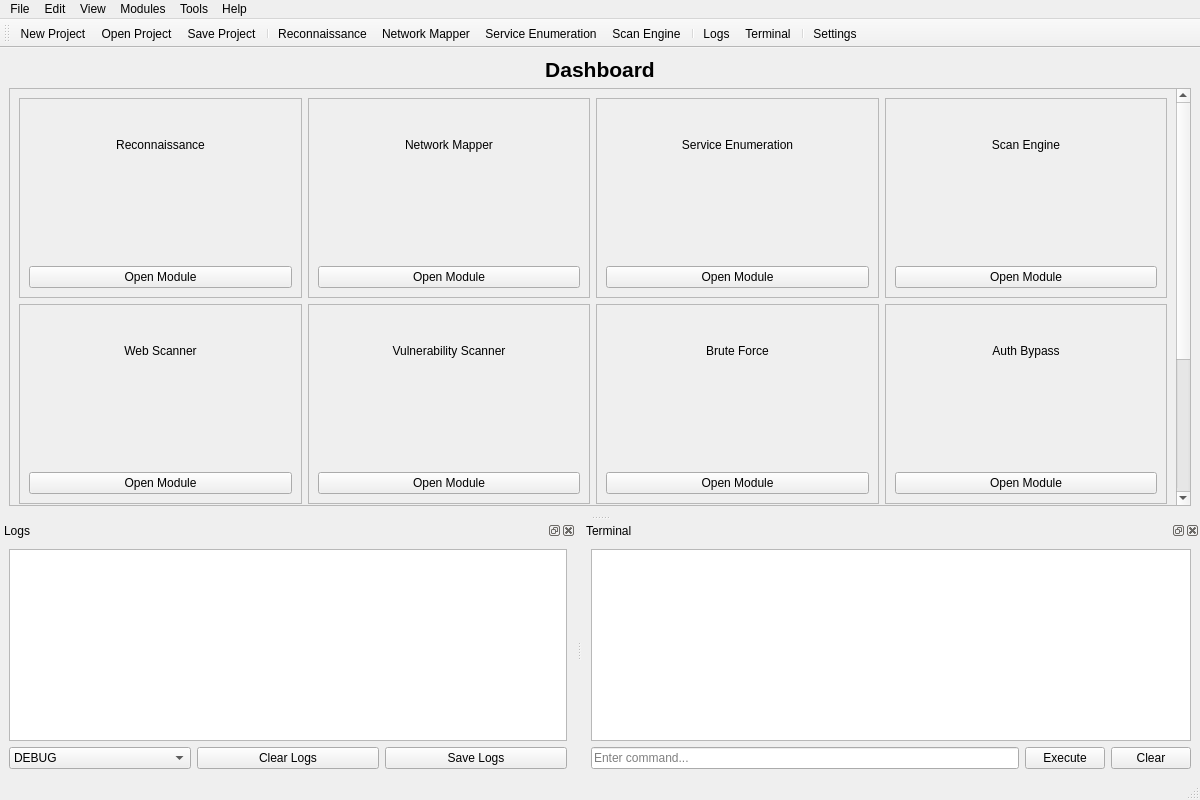
<?xml version="1.0" encoding="UTF-8"?>
<ui version="4.0">
 <class>MainWindow</class>
 <widget class="QMainWindow" name="MainWindow">
  <property name="geometry">
   <rect>
    <x>0</x>
    <y>0</y>
    <width>1200</width>
    <height>800</height>
   </rect>
  </property>
  <property name="minimumSize">
   <size>
    <width>800</width>
    <height>600</height>
   </size>
  </property>
  <property name="windowTitle">
   <string>APT Toolkit</string>
  </property>
  <property name="windowIcon">
   <iconset>
    <normaloff>../assets/icons/app_icon.png</normaloff>../assets/icons/app_icon.png</iconset>
  </property>
  <property name="styleSheet">
   <string notr="true"/>
  </property>
  <widget class="QWidget" name="centralwidget">
   <layout class="QVBoxLayout" name="verticalLayout">
    <property name="leftMargin">
     <number>0</number>
    </property>
    <property name="topMargin">
     <number>0</number>
    </property>
    <property name="rightMargin">
     <number>0</number>
    </property>
    <property name="bottomMargin">
     <number>0</number>
    </property>
    <item>
     <widget class="QStackedWidget" name="stackedWidget">
      <property name="currentIndex">
       <number>0</number>
      </property>
      <widget class="QWidget" name="dashboardPage">
       <layout class="QVBoxLayout" name="verticalLayout_2">
        <item>
         <widget class="QLabel" name="dashboardTitle">
          <property name="font">
           <font>
            <pointsize>16</pointsize>
            <weight>75</weight>
            <bold>true</bold>
           </font>
          </property>
          <property name="text">
           <string>Dashboard</string>
          </property>
          <property name="alignment">
           <set>Qt::AlignCenter</set>
          </property>
         </widget>
        </item>
        <item>
         <widget class="QScrollArea" name="dashboardScrollArea">
          <property name="widgetResizable">
           <bool>true</bool>
          </property>
          <widget class="QWidget" name="dashboardScrollAreaContents">
           <property name="geometry">
            <rect>
             <x>0</x>
             <y>0</y>
             <width>1198</width>
             <height>702</height>
            </rect>
           </property>
           <layout class="QGridLayout" name="gridLayout">
            <item row="0" column="0">
             <widget class="QFrame" name="reconWidget">
              <property name="minimumSize">
               <size>
                <width>250</width>
                <height>200</height>
               </size>
              </property>
              <property name="frameShape">
               <enum>QFrame::StyledPanel</enum>
              </property>
              <property name="frameShadow">
               <enum>QFrame::Raised</enum>
              </property>
              <property name="objectName">
               <string>dashboardWidget</string>
              </property>
              <layout class="QVBoxLayout" name="verticalLayout_3">
               <item>
                <widget class="QLabel" name="reconTitle">
                 <property name="objectName">
                  <string>dashboardTitle</string>
                 </property>
                 <property name="text">
                  <string>Reconnaissance</string>
                 </property>
                 <property name="alignment">
                  <set>Qt::AlignCenter</set>
                 </property>
                </widget>
               </item>
               <item>
                <widget class="QLabel" name="reconIcon">
                 <property name="text">
                  <string/>
                 </property>
                 <property name="pixmap">
                  <pixmap>../assets/icons/recon.png</pixmap>
                 </property>
                 <property name="alignment">
                  <set>Qt::AlignCenter</set>
                 </property>
                </widget>
               </item>
               <item>
                <widget class="QPushButton" name="reconButton">
                 <property name="text">
                  <string>Open Module</string>
                 </property>
                 <property name="objectName">
                  <string>actionButton</string>
                 </property>
                </widget>
               </item>
              </layout>
             </widget>
            </item>
            <item row="0" column="1">
             <widget class="QFrame" name="networkMapperWidget">
              <property name="minimumSize">
               <size>
                <width>250</width>
                <height>200</height>
               </size>
              </property>
              <property name="frameShape">
               <enum>QFrame::StyledPanel</enum>
              </property>
              <property name="frameShadow">
               <enum>QFrame::Raised</enum>
              </property>
              <property name="objectName">
               <string>dashboardWidget</string>
              </property>
              <layout class="QVBoxLayout" name="verticalLayout_4">
               <item>
                <widget class="QLabel" name="networkMapperTitle">
                 <property name="objectName">
                  <string>dashboardTitle</string>
                 </property>
                 <property name="text">
                  <string>Network Mapper</string>
                 </property>
                 <property name="alignment">
                  <set>Qt::AlignCenter</set>
                 </property>
                </widget>
               </item>
               <item>
                <widget class="QLabel" name="networkMapperIcon">
                 <property name="text">
                  <string/>
                 </property>
                 <property name="pixmap">
                  <pixmap>../assets/icons/network.png</pixmap>
                 </property>
                 <property name="alignment">
                  <set>Qt::AlignCenter</set>
                 </property>
                </widget>
               </item>
               <item>
                <widget class="QPushButton" name="networkMapperButton">
                 <property name="text">
                  <string>Open Module</string>
                 </property>
                 <property name="objectName">
                  <string>actionButton</string>
                 </property>
                </widget>
               </item>
              </layout>
             </widget>
            </item>
            <item row="0" column="2">
             <widget class="QFrame" name="serviceEnumWidget">
              <property name="minimumSize">
               <size>
                <width>250</width>
                <height>200</height>
               </size>
              </property>
              <property name="frameShape">
               <enum>QFrame::StyledPanel</enum>
              </property>
              <property name="frameShadow">
               <enum>QFrame::Raised</enum>
              </property>
              <property name="objectName">
               <string>dashboardWidget</string>
              </property>
              <layout class="QVBoxLayout" name="verticalLayout_5">
               <item>
                <widget class="QLabel" name="serviceEnumTitle">
                 <property name="objectName">
                  <string>dashboardTitle</string>
                 </property>
                 <property name="text">
                  <string>Service Enumeration</string>
                 </property>
                 <property name="alignment">
                  <set>Qt::AlignCenter</set>
                 </property>
                </widget>
               </item>
               <item>
                <widget class="QLabel" name="serviceEnumIcon">
                 <property name="text">
                  <string/>
                 </property>
                 <property name="pixmap">
                  <pixmap>../assets/icons/service.png</pixmap>
                 </property>
                 <property name="alignment">
                  <set>Qt::AlignCenter</set>
                 </property>
                </widget>
               </item>
               <item>
                <widget class="QPushButton" name="serviceEnumButton">
                 <property name="text">
                  <string>Open Module</string>
                 </property>
                 <property name="objectName">
                  <string>actionButton</string>
                 </property>
                </widget>
               </item>
              </layout>
             </widget>
            </item>
            <item row="0" column="3">
             <widget class="QFrame" name="scanEngineWidget">
              <property name="minimumSize">
               <size>
                <width>250</width>
                <height>200</height>
               </size>
              </property>
              <property name="frameShape">
               <enum>QFrame::StyledPanel</enum>
              </property>
              <property name="frameShadow">
               <enum>QFrame::Raised</enum>
              </property>
              <property name="objectName">
               <string>dashboardWidget</string>
              </property>
              <layout class="QVBoxLayout" name="verticalLayout_6">
               <item>
                <widget class="QLabel" name="scanEngineTitle">
                 <property name="objectName">
                  <string>dashboardTitle</string>
                 </property>
                 <property name="text">
                  <string>Scan Engine</string>
                 </property>
                 <property name="alignment">
                  <set>Qt::AlignCenter</set>
                 </property>
                </widget>
               </item>
               <item>
                <widget class="QLabel" name="scanEngineIcon">
                 <property name="text">
                  <string/>
                 </property>
                 <property name="pixmap">
                  <pixmap>../assets/icons/scan.png</pixmap>
                 </property>
                 <property name="alignment">
                  <set>Qt::AlignCenter</set>
                 </property>
                </widget>
               </item>
               <item>
                <widget class="QPushButton" name="scanEngineButton">
                 <property name="text">
                  <string>Open Module</string>
                 </property>
                 <property name="objectName">
                  <string>actionButton</string>
                 </property>
                </widget>
               </item>
              </layout>
             </widget>
            </item>
            <item row="1" column="0">
             <widget class="QFrame" name="webScannerWidget">
              <property name="minimumSize">
               <size>
                <width>250</width>
                <height>200</height>
               </size>
              </property>
              <property name="frameShape">
               <enum>QFrame::StyledPanel</enum>
              </property>
              <property name="frameShadow">
               <enum>QFrame::Raised</enum>
              </property>
              <property name="objectName">
               <string>dashboardWidget</string>
              </property>
              <layout class="QVBoxLayout" name="verticalLayout_7">
               <item>
                <widget class="QLabel" name="webScannerTitle">
                 <property name="objectName">
                  <string>dashboardTitle</string>
                 </property>
                 <property name="text">
                  <string>Web Scanner</string>
                 </property>
                 <property name="alignment">
                  <set>Qt::AlignCenter</set>
                 </property>
                </widget>
               </item>
               <item>
                <widget class="QLabel" name="webScannerIcon">
                 <property name="text">
                  <string/>
                 </property>
                 <property name="pixmap">
                  <pixmap>../assets/icons/web.png</pixmap>
                 </property>
                 <property name="alignment">
                  <set>Qt::AlignCenter</set>
                 </property>
                </widget>
               </item>
               <item>
                <widget class="QPushButton" name="webScannerButton">
                 <property name="text">
                  <string>Open Module</string>
                 </property>
                 <property name="objectName">
                  <string>actionButton</string>
                 </property>
                </widget>
               </item>
              </layout>
             </widget>
            </item>
            <item row="1" column="1">
             <widget class="QFrame" name="vulnScannerWidget">
              <property name="minimumSize">
               <size>
                <width>250</width>
                <height>200</height>
               </size>
              </property>
              <property name="frameShape">
               <enum>QFrame::StyledPanel</enum>
              </property>
              <property name="frameShadow">
               <enum>QFrame::Raised</enum>
              </property>
              <property name="objectName">
               <string>dashboardWidget</string>
              </property>
              <layout class="QVBoxLayout" name="verticalLayout_8">
               <item>
                <widget class="QLabel" name="vulnScannerTitle">
                 <property name="objectName">
                  <string>dashboardTitle</string>
                 </property>
                 <property name="text">
                  <string>Vulnerability Scanner</string>
                 </property>
                 <property name="alignment">
                  <set>Qt::AlignCenter</set>
                 </property>
                </widget>
               </item>
               <item>
                <widget class="QLabel" name="vulnScannerIcon">
                 <property name="text">
                  <string/>
                 </property>
                 <property name="pixmap">
                  <pixmap>../assets/icons/vulnerability.png</pixmap>
                 </property>
                 <property name="alignment">
                  <set>Qt::AlignCenter</set>
                 </property>
                </widget>
               </item>
               <item>
                <widget class="QPushButton" name="vulnScannerButton">
                 <property name="text">
                  <string>Open Module</string>
                 </property>
                 <property name="objectName">
                  <string>actionButton</string>
                 </property>
                </widget>
               </item>
              </layout>
             </widget>
            </item>
            <item row="1" column="2">
             <widget class="QFrame" name="bruteForceWidget">
              <property name="minimumSize">
               <size>
                <width>250</width>
                <height>200</height>
               </size>
              </property>
              <property name="frameShape">
               <enum>QFrame::StyledPanel</enum>
              </property>
              <property name="frameShadow">
               <enum>QFrame::Raised</enum>
              </property>
              <property name="objectName">
               <string>dashboardWidget</string>
              </property>
              <layout class="QVBoxLayout" name="verticalLayout_9">
               <item>
                <widget class="QLabel" name="bruteForceTitle">
                 <property name="objectName">
                  <string>dashboardTitle</string>
                 </property>
                 <property name="text">
                  <string>Brute Force</string>
                 </property>
                 <property name="alignment">
                  <set>Qt::AlignCenter</set>
                 </property>
                </widget>
               </item>
               <item>
                <widget class="QLabel" name="bruteForceIcon">
                 <property name="text">
                  <string/>
                 </property>
                 <property name="pixmap">
                  <pixmap>../assets/icons/brute_force.png</pixmap>
                 </property>
                 <property name="alignment">
                  <set>Qt::AlignCenter</set>
                 </property>
                </widget>
               </item>
               <item>
                <widget class="QPushButton" name="bruteForceButton">
                 <property name="text">
                  <string>Open Module</string>
                 </property>
                 <property name="objectName">
                  <string>actionButton</string>
                 </property>
                </widget>
               </item>
              </layout>
             </widget>
            </item>
            <item row="1" column="3">
             <widget class="QFrame" name="authBypassWidget">
              <property name="minimumSize">
               <size>
                <width>250</width>
                <height>200</height>
               </size>
              </property>
              <property name="frameShape">
               <enum>QFrame::StyledPanel</enum>
              </property>
              <property name="frameShadow">
               <enum>QFrame::Raised</enum>
              </property>
              <property name="objectName">
               <string>dashboardWidget</string>
              </property>
              <layout class="QVBoxLayout" name="verticalLayout_10">
               <item>
                <widget class="QLabel" name="authBypassTitle">
                 <property name="objectName">
                  <string>dashboardTitle</string>
                 </property>
                 <property name="text">
                  <string>Auth Bypass</string>
                 </property>
                 <property name="alignment">
                  <set>Qt::AlignCenter</set>
                 </property>
                </widget>
               </item>
               <item>
                <widget class="QLabel" name="authBypassIcon">
                 <property name="text">
                  <string/>
                 </property>
                 <property name="pixmap">
                  <pixmap>../assets/icons/auth_bypass.png</pixmap>
                 </property>
                 <property name="alignment">
                  <set>Qt::AlignCenter</set>
                 </property>
                </widget>
               </item>
               <item>
                <widget class="QPushButton" name="authBypassButton">
                 <property name="text">
                  <string>Open Module</string>
                 </property>
                 <property name="objectName">
                  <string>actionButton</string>
                 </property>
                </widget>
               </item>
              </layout>
             </widget>
            </item>
            <item row="2" column="0">
             <widget class="QFrame" name="payloadGenWidget">
              <property name="minimumSize">
               <size>
                <width>250</width>
                <height>200</height>
               </size>
              </property>
              <property name="frameShape">
               <enum>QFrame::StyledPanel</enum>
              </property>
              <property name="frameShadow">
               <enum>QFrame::Raised</enum>
              </property>
              <property name="objectName">
               <string>dashboardWidget</string>
              </property>
              <layout class="QVBoxLayout" name="verticalLayout_11">
               <item>
                <widget class="QLabel" name="payloadGenTitle">
                 <property name="objectName">
                  <string>dashboardTitle</string>
                 </property>
                 <property name="text">
                  <string>Payload Generator</string>
                 </property>
                 <property name="alignment">
                  <set>Qt::AlignCenter</set>
                 </property>
                </widget>
               </item>
               <item>
                <widget class="QLabel" name="payloadGenIcon">
                 <property name="text">
                  <string/>
                 </property>
                 <property name="pixmap">
                  <pixmap>../assets/icons/payload.png</pixmap>
                 </property>
                 <property name="alignment">
                  <set>Qt::AlignCenter</set>
                 </property>
                </widget>
               </item>
               <item>
                <widget class="QPushButton" name="payloadGenButton">
                 <property name="text">
                  <string>Open Module</string>
                 </property>
                 <property name="objectName">
                  <string>actionButton</string>
                 </property>
                </widget>
               </item>
              </layout>
             </widget>
            </item>
            <item row="2" column="1">
             <widget class="QFrame" name="exploitExecWidget">
              <property name="minimumSize">
               <size>
                <width>250</width>
                <height>200</height>
               </size>
              </property>
              <property name="frameShape">
               <enum>QFrame::StyledPanel</enum>
              </property>
              <property name="frameShadow">
               <enum>QFrame::Raised</enum>
              </property>
              <property name="objectName">
               <string>dashboardWidget</string>
              </property>
              <layout class="QVBoxLayout" name="verticalLayout_12">
               <item>
                <widget class="QLabel" name="exploitExecTitle">
                 <property name="objectName">
                  <string>dashboardTitle</string>
                 </property>
                 <property name="text">
                  <string>Exploit Execution</string>
                 </property>
                 <property name="alignment">
                  <set>Qt::AlignCenter</set>
                 </property>
                </widget>
               </item>
               <item>
                <widget class="QLabel" name="exploitExecIcon">
                 <property name="text">
                  <string/>
                 </property>
                 <property name="pixmap">
                  <pixmap>../assets/icons/exploit.png</pixmap>
                 </property>
                 <property name="alignment">
                  <set>Qt::AlignCenter</set>
                 </property>
                </widget>
               </item>
               <item>
                <widget class="QPushButton" name="exploitExecButton">
                 <property name="text">
                  <string>Open Module</string>
                 </property>
                 <property name="objectName">
                  <string>actionButton</string>
                 </property>
                </widget>
               </item>
              </layout>
             </widget>
            </item>
            <item row="2" column="2">
             <widget class="QFrame" name="reportGenWidget">
              <property name="minimumSize">
               <size>
                <width>250</width>
                <height>200</height>
               </size>
              </property>
              <property name="frameShape">
               <enum>QFrame::StyledPanel</enum>
              </property>
              <property name="frameShadow">
               <enum>QFrame::Raised</enum>
              </property>
              <property name="objectName">
               <string>dashboardWidget</string>
              </property>
              <layout class="QVBoxLayout" name="verticalLayout_13">
               <item>
                <widget class="QLabel" name="reportGenTitle">
                 <property name="objectName">
                  <string>dashboardTitle</string>
                 </property>
                 <property name="text">
                  <string>Report Generator</string>
                 </property>
                 <property name="alignment">
                  <set>Qt::AlignCenter</set>
                 </property>
                </widget>
               </item>
               <item>
                <widget class="QLabel" name="reportGenIcon">
                 <property name="text">
                  <string/>
                 </property>
                 <property name="pixmap">
                  <pixmap>../assets/icons/report.png</pixmap>
                 </property>
                 <property name="alignment">
                  <set>Qt::AlignCenter</set>
                 </property>
                </widget>
               </item>
               <item>
                <widget class="QPushButton" name="reportGenButton">
                 <property name="text">
                  <string>Open Module</string>
                 </property>
                 <property name="objectName">
                  <string>actionButton</string>
                 </property>
                </widget>
               </item>
              </layout>
             </widget>
            </item>
            <item row="2" column="3">
             <widget class="QFrame" name="settingsWidget">
              <property name="minimumSize">
               <size>
                <width>250</width>
                <height>200</height>
               </size>
              </property>
              <property name="frameShape">
               <enum>QFrame::StyledPanel</enum>
              </property>
              <property name="frameShadow">
               <enum>QFrame::Raised</enum>
              </property>
              <property name="objectName">
               <string>dashboardWidget</string>
              </property>
              <layout class="QVBoxLayout" name="verticalLayout_14">
               <item>
                <widget class="QLabel" name="settingsTitle">
                 <property name="objectName">
                  <string>dashboardTitle</string>
                 </property>
                 <property name="text">
                  <string>Settings</string>
                 </property>
                 <property name="alignment">
                  <set>Qt::AlignCenter</set>
                 </property>
                </widget>
               </item>
               <item>
                <widget class="QLabel" name="settingsIcon">
                 <property name="text">
                  <string/>
                 </property>
                 <property name="pixmap">
                  <pixmap>../assets/icons/settings.png</pixmap>
                 </property>
                 <property name="alignment">
                  <set>Qt::AlignCenter</set>
                 </property>
                </widget>
               </item>
               <item>
                <widget class="QPushButton" name="settingsButton">
                 <property name="text">
                  <string>Open Settings</string>
                 </property>
                 <property name="objectName">
                  <string>actionButton</string>
                 </property>
                </widget>
               </item>
              </layout>
             </widget>
            </item>
           </layout>
          </widget>
         </widget>
        </item>
       </layout>
      </widget>
     </widget>
    </item>
   </layout>
  </widget>
  <widget class="QMenuBar" name="menubar">
   <property name="geometry">
    <rect>
     <x>0</x>
     <y>0</y>
     <width>1200</width>
     <height>22</height>
    </rect>
   </property>
   <widget class="QMenu" name="menuFile">
    <property name="title">
     <string>File</string>
    </property>
    <addaction name="actionNew_Project"/>
    <addaction name="actionOpen_Project"/>
    <addaction name="actionSave_Project"/>
    <addaction name="actionSave_Project_As"/>
    <addaction name="separator"/>
    <addaction name="actionImport"/>
    <addaction name="actionExport"/>
    <addaction name="separator"/>
    <addaction name="actionExit"/>
   </widget>
   <widget class="QMenu" name="menuEdit">
    <property name="title">
     <string>Edit</string>
    </property>
    <addaction name="actionCut"/>
    <addaction name="actionCopy"/>
    <addaction name="actionPaste"/>
    <addaction name="separator"/>
    <addaction name="actionPreferences"/>
   </widget>
   <widget class="QMenu" name="menuView">
    <property name="title">
     <string>View</string>
    </property>
    <addaction name="actionDashboard"/>
    <addaction name="separator"/>
    <addaction name="actionLogs"/>
    <addaction name="actionTerminal"/>
    <addaction name="separator"/>
    <addaction name="actionFull_Screen"/>
   </widget>
   <widget class="QMenu" name="menuModules">
    <property name="title">
     <string>Modules</string>
    </property>
    <addaction name="actionReconnaissance"/>
    <addaction name="actionNetwork_Mapper"/>
    <addaction name="actionService_Enumeration"/>
    <addaction name="actionScan_Engine"/>
    <addaction name="actionWeb_Scanner"/>
    <addaction name="actionVulnerability_Scanner"/>
    <addaction name="actionBrute_Force"/>
    <addaction name="actionAuth_Bypass"/>
    <addaction name="actionPayload_Generator"/>
    <addaction name="actionExploit_Execution"/>
    <addaction name="actionReport_Generator"/>
   </widget>
   <widget class="QMenu" name="menuTools">
    <property name="title">
     <string>Tools</string>
    </property>
    <addaction name="actionWordlist_Manager"/>
    <addaction name="actionPlugin_Manager"/>
    <addaction name="separator"/>
    <addaction name="actionScheduler"/>
    <addaction name="actionTask_Manager"/>
   </widget>
   <widget class="QMenu" name="menuHelp">
    <property name="title">
     <string>Help</string>
    </property>
    <addaction name="actionDocumentation"/>
    <addaction name="actionTutorials"/>
    <addaction name="separator"/>
    <addaction name="actionCheck_for_Updates"/>
    <addaction name="separator"/>
    <addaction name="actionAbout"/>
   </widget>
   <addaction name="menuFile"/>
   <addaction name="menuEdit"/>
   <addaction name="menuView"/>
   <addaction name="menuModules"/>
   <addaction name="menuTools"/>
   <addaction name="menuHelp"/>
  </widget>
  <widget class="QStatusBar" name="statusbar"/>
  <widget class="QToolBar" name="toolBar">
   <property name="windowTitle">
    <string>toolBar</string>
   </property>
   <attribute name="toolBarArea">
    <enum>TopToolBarArea</enum>
   </attribute>
   <attribute name="toolBarBreak">
    <bool>false</bool>
   </attribute>
   <addaction name="actionNew_Project"/>
   <addaction name="actionOpen_Project"/>
   <addaction name="actionSave_Project"/>
   <addaction name="separator"/>
   <addaction name="actionReconnaissance"/>
   <addaction name="actionNetwork_Mapper"/>
   <addaction name="actionService_Enumeration"/>
   <addaction name="actionScan_Engine"/>
   <addaction name="separator"/>
   <addaction name="actionLogs"/>
   <addaction name="actionTerminal"/>
   <addaction name="separator"/>
   <addaction name="actionSettings"/>
  </widget>
  <widget class="QDockWidget" name="logsDockWidget">
   <property name="windowTitle">
    <string>Logs</string>
   </property>
   <attribute name="dockWidgetArea">
    <number>8</number>
   </attribute>
   <widget class="QWidget" name="logsDockWidgetContents">
    <layout class="QVBoxLayout" name="verticalLayout_15">
     <item>
      <widget class="QTextEdit" name="logsTextEdit">
       <property name="readOnly">
        <bool>true</bool>
       </property>
       <property name="objectName">
        <string>logViewer</string>
       </property>
      </widget>
     </item>
     <item>
      <layout class="QHBoxLayout" name="horizontalLayout">
       <item>
        <widget class="QComboBox" name="logLevelComboBox">
         <item>
          <property name="text">
           <string>DEBUG</string>
          </property>
         </item>
         <item>
          <property name="text">
           <string>INFO</string>
          </property>
         </item>
         <item>
          <property name="text">
           <string>WARNING</string>
          </property>
         </item>
         <item>
          <property name="text">
           <string>ERROR</string>
          </property>
         </item>
         <item>
          <property name="text">
           <string>CRITICAL</string>
          </property>
         </item>
        </widget>
       </item>
       <item>
        <widget class="QPushButton" name="clearLogsButton">
         <property name="text">
          <string>Clear Logs</string>
         </property>
        </widget>
       </item>
       <item>
        <widget class="QPushButton" name="saveLogsButton">
         <property name="text">
          <string>Save Logs</string>
         </property>
        </widget>
       </item>
      </layout>
     </item>
    </layout>
   </widget>
  </widget>
  <widget class="QDockWidget" name="terminalDockWidget">
   <property name="windowTitle">
    <string>Terminal</string>
   </property>
   <attribute name="dockWidgetArea">
    <number>8</number>
   </attribute>
   <widget class="QWidget" name="terminalDockWidgetContents">
    <layout class="QVBoxLayout" name="verticalLayout_16">
     <item>
      <widget class="QTextEdit" name="terminalTextEdit">
       <property name="objectName">
        <string>terminal</string>
       </property>
      </widget>
     </item>
     <item>
      <layout class="QHBoxLayout" name="horizontalLayout_2">
       <item>
        <widget class="QLineEdit" name="terminalCommandLineEdit">
         <property name="placeholderText">
          <string>Enter command...</string>
         </property>
        </widget>
       </item>
       <item>
        <widget class="QPushButton" name="terminalExecuteButton">
         <property name="text">
          <string>Execute</string>
         </property>
        </widget>
       </item>
       <item>
        <widget class="QPushButton" name="terminalClearButton">
         <property name="text">
          <string>Clear</string>
         </property>
        </widget>
       </item>
      </layout>
     </item>
    </layout>
   </widget>
  </widget>
  <action name="actionNew_Project">
   <property name="icon">
    <iconset>
     <normaloff>../assets/icons/new.png</normaloff>../assets/icons/new.png</iconset>
   </property>
   <property name="text">
    <string>New Project</string>
   </property>
   <property name="shortcut">
    <string>Ctrl+N</string>
   </property>
  </action>
  <action name="actionOpen_Project">
   <property name="icon">
    <iconset>
     <normaloff>../assets/icons/open.png</normaloff>../assets/icons/open.png</iconset>
   </property>
   <property name="text">
    <string>Open Project</string>
   </property>
   <property name="shortcut">
    <string>Ctrl+O</string>
   </property>
  </action>
  <action name="actionSave_Project">
   <property name="icon">
    <iconset>
     <normaloff>../assets/icons/save.png</normaloff>../assets/icons/save.png</iconset>
   </property>
   <property name="text">
    <string>Save Project</string>
   </property>
   <property name="shortcut">
    <string>Ctrl+S</string>
   </property>
  </action>
  <action name="actionSave_Project_As">
   <property name="text">
    <string>Save Project As...</string>
   </property>
   <property name="shortcut">
    <string>Ctrl+Shift+S</string>
   </property>
  </action>
  <action name="actionImport">
   <property name="text">
    <string>Import...</string>
   </property>
  </action>
  <action name="actionExport">
   <property name="text">
    <string>Export...</string>
   </property>
  </action>
  <action name="actionExit">
   <property name="text">
    <string>Exit</string>
   </property>
   <property name="shortcut">
    <string>Ctrl+Q</string>
   </property>
  </action>
  <action name="actionCut">
   <property name="text">
    <string>Cut</string>
   </property>
   <property name="shortcut">
    <string>Ctrl+X</string>
   </property>
  </action>
  <action name="actionCopy">
   <property name="text">
    <string>Copy</string>
   </property>
   <property name="shortcut">
    <string>Ctrl+C</string>
   </property>
  </action>
  <action name="actionPaste">
   <property name="text">
    <string>Paste</string>
   </property>
   <property name="shortcut">
    <string>Ctrl+V</string>
   </property>
  </action>
  <action name="actionPreferences">
   <property name="text">
    <string>Preferences</string>
   </property>
  </action>
  <action name="actionDashboard">
   <property name="icon">
    <iconset>
     <normaloff>../assets/icons/dashboard.png</normaloff>../assets/icons/dashboard.png</iconset>
   </property>
   <property name="text">
    <string>Dashboard</string>
   </property>
  </action>
  <action name="actionLogs">
   <property name="checkable">
    <bool>true</bool>
   </property>
   <property name="icon">
    <iconset>
     <normaloff>../assets/icons/logs.png</normaloff>../assets/icons/logs.png</iconset>
   </property>
   <property name="text">
    <string>Logs</string>
   </property>
  </action>
  <action name="actionTerminal">
   <property name="checkable">
    <bool>true</bool>
   </property>
   <property name="icon">
    <iconset>
     <normaloff>../assets/icons/terminal.png</normaloff>../assets/icons/terminal.png</iconset>
   </property>
   <property name="text">
    <string>Terminal</string>
   </property>
  </action>
  <action name="actionFull_Screen">
   <property name="checkable">
    <bool>true</bool>
   </property>
   <property name="text">
    <string>Full Screen</string>
   </property>
   <property name="shortcut">
    <string>F11</string>
   </property>
  </action>
  <action name="actionReconnaissance">
   <property name="icon">
    <iconset>
     <normaloff>../assets/icons/recon.png</normaloff>../assets/icons/recon.png</iconset>
   </property>
   <property name="text">
    <string>Reconnaissance</string>
   </property>
  </action>
  <action name="actionNetwork_Mapper">
   <property name="icon">
    <iconset>
     <normaloff>../assets/icons/network.png</normaloff>../assets/icons/network.png</iconset>
   </property>
   <property name="text">
    <string>Network Mapper</string>
   </property>
  </action>
  <action name="actionService_Enumeration">
   <property name="icon">
    <iconset>
     <normaloff>../assets/icons/service.png</normaloff>../assets/icons/service.png</iconset>
   </property>
   <property name="text">
    <string>Service Enumeration</string>
   </property>
  </action>
  <action name="actionScan_Engine">
   <property name="icon">
    <iconset>
     <normaloff>../assets/icons/scan.png</normaloff>../assets/icons/scan.png</iconset>
   </property>
   <property name="text">
    <string>Scan Engine</string>
   </property>
  </action>
  <action name="actionWeb_Scanner">
   <property name="icon">
    <iconset>
     <normaloff>../assets/icons/web.png</normaloff>../assets/icons/web.png</iconset>
   </property>
   <property name="text">
    <string>Web Scanner</string>
   </property>
  </action>
  <action name="actionVulnerability_Scanner">
   <property name="icon">
    <iconset>
     <normaloff>../assets/icons/vulnerability.png</normaloff>../assets/icons/vulnerability.png</iconset>
   </property>
   <property name="text">
    <string>Vulnerability Scanner</string>
   </property>
  </action>
  <action name="actionBrute_Force">
   <property name="icon">
    <iconset>
     <normaloff>../assets/icons/brute_force.png</normaloff>../assets/icons/brute_force.png</iconset>
   </property>
   <property name="text">
    <string>Brute Force</string>
   </property>
  </action>
  <action name="actionAuth_Bypass">
   <property name="icon">
    <iconset>
     <normaloff>../assets/icons/auth_bypass.png</normaloff>../assets/icons/auth_bypass.png</iconset>
   </property>
   <property name="text">
    <string>Auth Bypass</string>
   </property>
  </action>
  <action name="actionPayload_Generator">
   <property name="icon">
    <iconset>
     <normaloff>../assets/icons/payload.png</normaloff>../assets/icons/payload.png</iconset>
   </property>
   <property name="text">
    <string>Payload Generator</string>
   </property>
  </action>
  <action name="actionExploit_Execution">
   <property name="icon">
    <iconset>
     <normaloff>../assets/icons/exploit.png</normaloff>../assets/icons/exploit.png</iconset>
   </property>
   <property name="text">
    <string>Exploit Execution</string>
   </property>
  </action>
  <action name="actionReport_Generator">
   <property name="icon">
    <iconset>
     <normaloff>../assets/icons/report.png</normaloff>../assets/icons/report.png</iconset>
   </property>
   <property name="text">
    <string>Report Generator</string>
   </property>
  </action>
  <action name="actionWordlist_Manager">
   <property name="text">
    <string>Wordlist Manager</string>
   </property>
  </action>
  <action name="actionPlugin_Manager">
   <property name="text">
    <string>Plugin Manager</string>
   </property>
  </action>
  <action name="actionScheduler">
   <property name="text">
    <string>Scheduler</string>
   </property>
  </action>
  <action name="actionTask_Manager">
   <property name="text">
    <string>Task Manager</string>
   </property>
  </action>
  <action name="actionDocumentation">
   <property name="text">
    <string>Documentation</string>
   </property>
   <property name="shortcut">
    <string>F1</string>
   </property>
  </action>
  <action name="actionTutorials">
   <property name="text">
    <string>Tutorials</string>
   </property>
  </action>
  <action name="actionCheck_for_Updates">
   <property name="text">
    <string>Check for Updates</string>
   </property>
  </action>
  <action name="actionAbout">
   <property name="text">
    <string>About</string>
   </property>
  </action>
  <action name="actionSettings">
   <property name="icon">
    <iconset>
     <normaloff>../assets/icons/settings.png</normaloff>../assets/icons/settings.png</iconset>
   </property>
   <property name="text">
    <string>Settings</string>
   </property>
  </action>
 </widget>
 <resources/>
 <connections/>
</ui>
